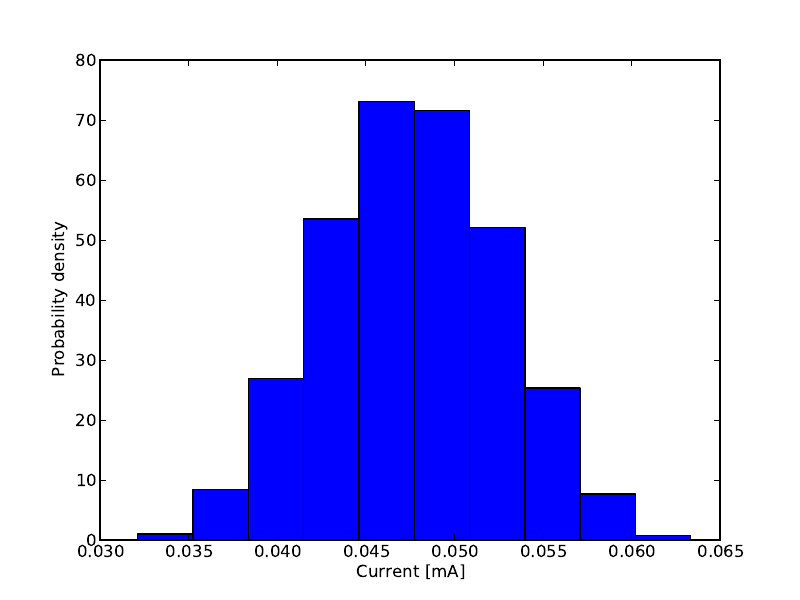

Write the Python code that produced this figure.
import random
import numpy as np
import matplotlib.pyplot as plt

resistors={ 'R1' : 3.3 , 'R2' : 3.9 , 'R3' : 8.2 }
voltages={ 'V1' : 10 , 'V2' : 5 }
rerror=.05
verror=.01

def experiment(rng):
    r1=resistors['R1']+rerror*rng.uniform(-1,1)
    r2=resistors['R2']+rerror*rng.uniform(-1,1)
    r3=resistors['R3']+rerror*rng.uniform(-1,1)
    v1=voltages['V1']+rerror*rng.uniform(-1,1)
    v2=voltages['V2']+rerror*rng.uniform(-1,1)
    Req=r2/(r1+r2)
    Voc=(r2/(r1+r2)*v1)-v2
    return Voc/(r3+Req)

rng=random.SystemRandom()
experiments=[experiment(rng) for _ in xrange(100000)]
print "Mean: ",np.mean(experiments)
print "Std Dev: ",np.std(experiments)
print "Percent error: ",np.std(experiments)/np.mean(experiments)*100

plt.hist(experiments,normed=True)
plt.xlabel("Current [mA]")
plt.ylabel("Probability density")
plt.savefig('random_error.pdf')
